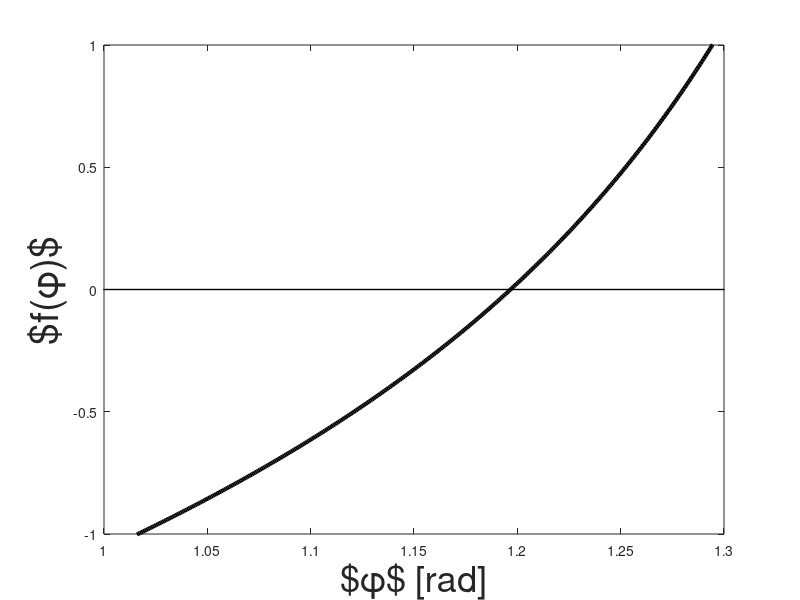

MATLAB code to generate this figure:
% Jeff's Woodworking

clear all;
close all;
clc

L = 1;
W = 0.5;
d = 0.1;

% Create angle vector
phi = linspace( pi./4, pi./2, 1000 );

% Define characteristic function
f = tan( phi ) - L./( W - d./sin( phi ) );

% Plot!
figure()
hold on;
plot( [phi(1), phi(end)], [0, 0], 'k', 'LineWidth', 1 );
plot( phi, f, 'k', 'LineWidth', 3 );
xlabel( '$\phi$ [rad]', 'FontSize', 26 );
ylabel( '$f(\phi)$', 'FontSize', 28 );
ylim( [-1, 1] );
box on;
xlim( [1, 1.3] );